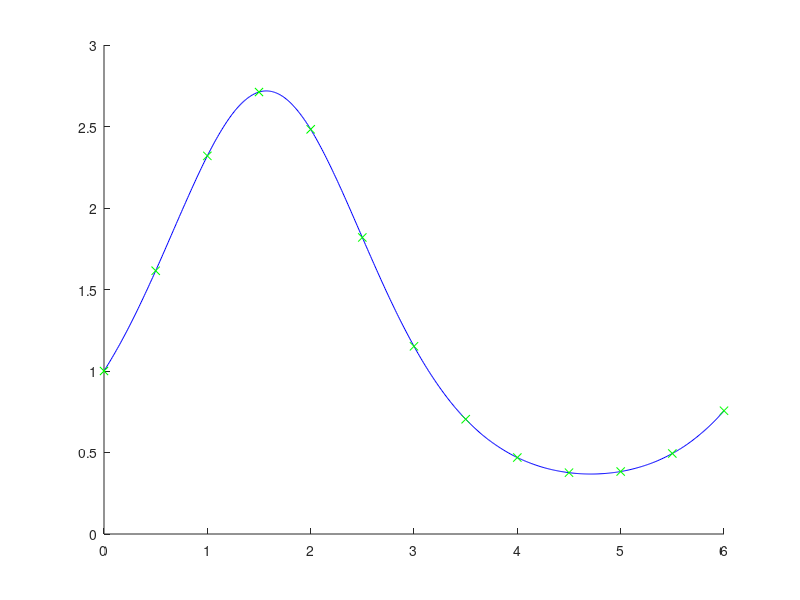

This chart was generated by the following MATLAB code: (Note: this script raises an error after producing the figure.)
hold on;

x = 0 : 0.01 : 6;
y = exp(sin(x));

plot(x, y, '-b');

x_equi = linspace(0, 6, 13);
y_equi = exp(sin(x_equi));

plot(x_equi, y_equi, 'xg');

result = zeros(1, length(x));

for i = 1:length(x)
  result(i) = newtonForAValue(x_equi, y_equi, x(i))
endfor

plot(x, result, '-r');

